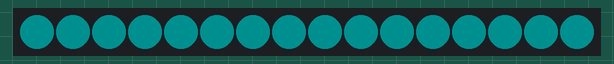
This sketch was run on a simulated Arduino Uno, built with avr-gcc and run on an emulated ATmega328P. On the bench: 16 RGB LEDs in strip order, left to right. Dim RGB values are drawn brighter than linear.

Above: at 0.1 s.
At 9.6 s:
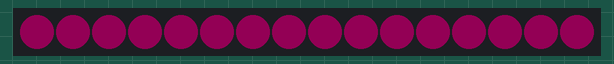
At 16.1 s:
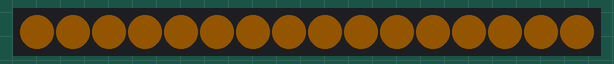
At 19.6 s:
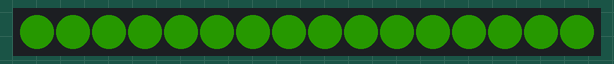
At 29.1 s:
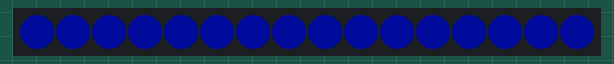
At 39.1 s:
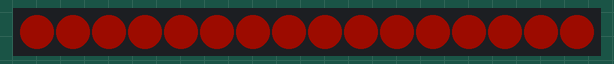

The sketch:

constant_step.ino
```cpp
// This sketch applys a single color to every pixel. That color doesn't ever
// change.

#include <Adafruit_NeoPixel.h>

#define PIN 0

Adafruit_NeoPixel strip = Adafruit_NeoPixel(16, PIN);

// This is our starting color; use any value between 0 and 255.
uint8_t color = 128;
// This is how much the color changes each time through the loop.
// Any value between 0 and 255 works here, too.
uint8_t step = 5;
// How much time to wait after changing color, in milliseconds. A half-second
// delay is 500. Too low of a value and you'll just get flickering!
uint32_t wait = 500;

void setup() {
  strip.begin();
  strip.setBrightness(30);
}

// Apply a changing color to each pixel.
void loop() {
  uint8_t i;
  for (i=0; i<strip.numPixels(); i++) {
    strip.setPixelColor(i, Wheel(color));
  }
  strip.show();

  // After giving our pixels color, compute the color for next time.
  color = color + step;

  delay(wait);
}

// Input a value 0 to 255 to get a color value.
// The colours are a transition r - g - b - back to r.
uint32_t Wheel(byte WheelPos) {
  WheelPos = 255 - WheelPos;
  if(WheelPos < 85) {
    return strip.Color(255 - WheelPos * 3, 0, WheelPos * 3);
  }
  if(WheelPos < 170) {
    WheelPos -= 85;
    return strip.Color(0, WheelPos * 3, 255 - WheelPos * 3);
  }
  WheelPos -= 170;
  return strip.Color(WheelPos * 3, 255 - WheelPos * 3, 0);
}
```
